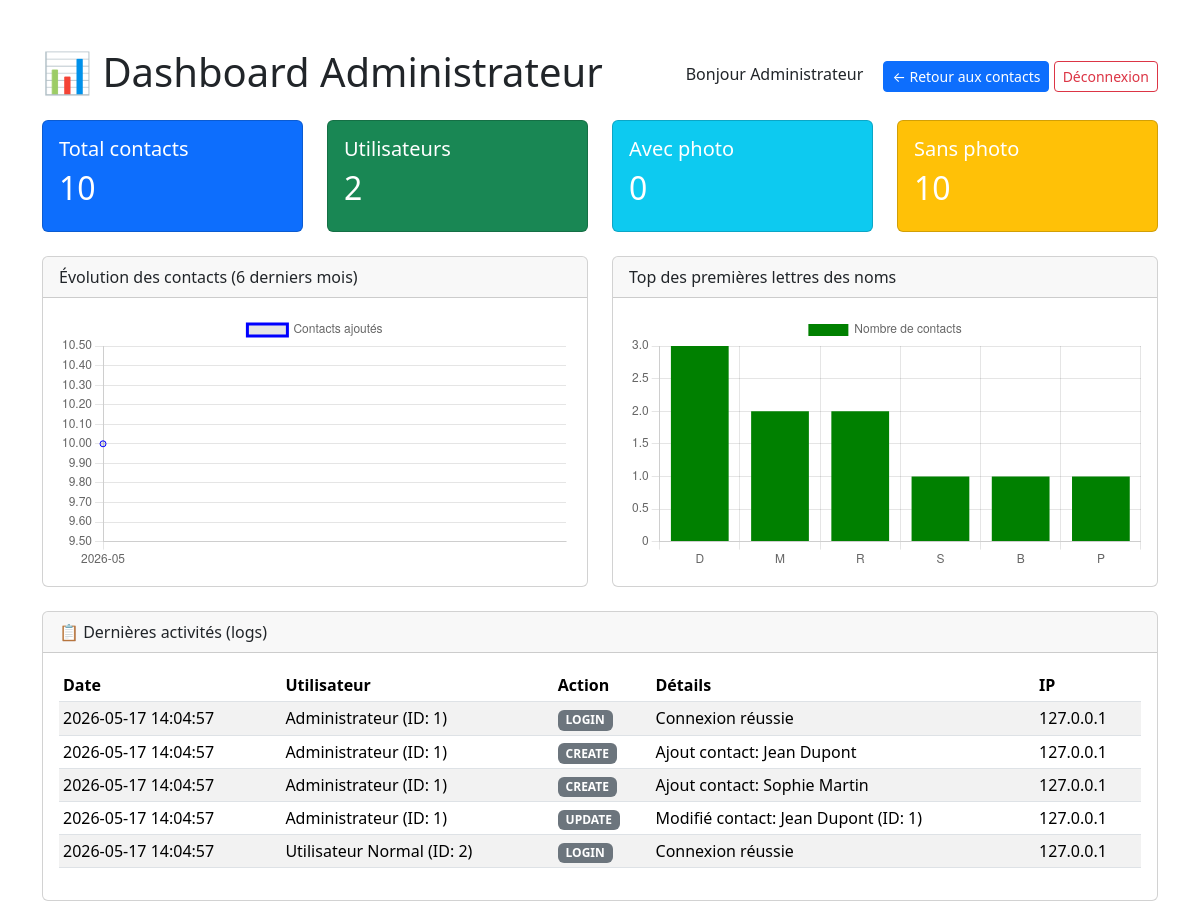
The app's page /index.php?action=dashboard (signed in) with its own data.
### tables this page shows
CREATE TABLE IF NOT EXISTS logs (
    id INT AUTO_INCREMENT PRIMARY KEY,
    user_id INT NOT NULL,
    user_nom VARCHAR(100) NOT NULL,
    action VARCHAR(50) NOT NULL,
    details TEXT,
    ip_address VARCHAR(45),
    created_at TIMESTAMP DEFAULT CURRENT_TIMESTAMP,
    FOREIGN KEY (user_id) REFERENCES users(id) ON DELETE CASCADE
);

### controllers/DashboardController.php (called while the page is built, shortened)
<?php
require_once __DIR__ . '/../controllers/AuthController.php';
require_once __DIR__ . '/../models/LogModel.php';
function dashboardIndex() {
    global $pdo;
    $stmt = $pdo->query("SELECT COUNT(*) as total FROM CARNET");
    $totalContacts = $stmt->fetch(PDO::FETCH_ASSOC)['total'];
    $stmt = $pdo->query("
        SELECT DATE_FORMAT(created_at, '%Y-%m') as mois, COUNT(*) as nombre
        FROM CARNET
        WHERE created_at IS NOT NULL
        GROUP BY mois
        ORDER BY mois DESC
        LIMIT 6
    ");
    $contactsParMois = $stmt->fetchAll(PDO::FETCH_ASSOC);
    $moisLabels = json_encode(array_column($contactsParMois, 'mois'));
    $moisData = json_encode(array_column($contactsParMois, 'nombre'));
    $stmt = $pdo->query("
        SELECT UPPER(SUBSTRING(nom, 1, 1)) as lettre, COUNT(*) as total
        FROM CARNET
        GROUP BY lettre
        ORDER BY total DESC
        LIMIT 10
    ");
    $topLettres = $stmt->fetchAll(PDO::FETCH_ASSOC);
    $lettresLabels = json_encode(array_column($topLettres, 'lettre'));
    $lettresData = json_encode(array_column($topLettres, 'total'));
    $recentLogs = getRecentLogs($pdo, 20);
    $stmt = $pdo->query("SELECT COUNT(*) as total FROM users");
    $totalUsers = $stmt->fetch(PDO::FETCH_ASSOC)['total'];
    $stmt = $pdo->query("SELECT COUNT(*) as total FROM CARNET WHERE photo IS NOT NULL AND photo != ''");
    $totalPhotos = $stmt->fetch(PDO::FETCH_ASSOC)['total'];
    include __DIR__ . '/../views/dashboard/index.php';
}
?>

### models/LogModel.php (called while the page is built, shortened)
<?php
function getRecentLogs($pdo, $limit = 20) {
    $stmt = $pdo->prepare("SELECT * FROM logs ORDER BY created_at DESC LIMIT ?");
    $stmt->bindValue(1, $limit, PDO::PARAM_INT);
    $stmt->execute();
    return $stmt->fetchAll(PDO::FETCH_ASSOC);
}
?>

### views/dashboard/index.php (the view, shortened to what this page needs)
<!DOCTYPE html>
<html lang="fr">
<head>
    <link href="https://cdn.jsdelivr.net/npm/bootstrap@5.3.8/dist/css/bootstrap.min.css" rel="stylesheet">
</head>
<body>
<div class="container mt-5">
    <div class="d-flex justify-content-between align-items-center mb-3">
        <h1>📊 Dashboard Administrateur</h1>
        <div>
            <span class="me-3">Bonjour <?= htmlspecialchars($_SESSION['user_nom']) ?></span>
            <a href="index.php?action=list" class="btn btn-primary btn-sm">← Retour aux contacts</a>
            <a href="index.php?action=logout" class="btn btn-outline-danger btn-sm">Déconnexion</a>
        </div>
    </div>
    <div class="row mb-4">
        <div class="col-md-3">
            <div class="card text-white bg-primary">
                <div class="card-body">
                    <h5 class="card-title">Total contacts</h5>
                    <h2><?= $totalContacts ?></h2>
                </div>
            </div>
        </div>
        <div class="col-md-3">
            <div class="card text-white bg-success">
                <div class="card-body">
                    <h5 class="card-title">Utilisateurs</h5>
                    <h2><?= $totalUsers ?></h2>
                </div>
            </div>
        </div>
        <div class="col-md-3">
            <div class="card text-white bg-info">
                <div class="card-body">
                    <h5 class="card-title">Avec photo</h5>
                    <h2><?= $totalPhotos ?></h2>
                </div>
            </div>
        </div>
        <div class="col-md-3">
            <div class="card text-white bg-warning">
                <div class="card-body">
                    <h5 class="card-title">Sans photo</h5>
                    <h2><?= $totalContacts - $totalPhotos ?></h2>
                </div>
            </div>
        </div>
    </div>
    <div class="row mb-4">
        <div class="col-md-6">
            <div class="card">
                <div class="card-header">Évolution des contacts (6 derniers mois)</div>
                <div class="card-body">
                    <canvas id="monthlyChart"></canvas>
                </div>
            </div>
        </div>
        <div class="col-md-6">
            <div class="card">
                <div class="card-header">Top des premières lettres des noms</div>
                <div class="card-body">
                    <canvas id="lettersChart"></canvas>
                </div>
            </div>
        </div>
    </div>
    <div class="card">
        <div class="card-header">📋 Dernières activités (logs)</div>
        <div class="card-body">
            <div class="table-responsive">
                <table class="table table-sm table-striped">
                    <thead>
                        <tr><th>Date</th><th>Utilisateur</th><th>Action</th><th>Détails</th><th>IP</th></tr>
                    </thead>
                    <tbody>
                        <?php foreach ($recentLogs as $log): ?>
                        <tr>
                            <td><?= htmlspecialchars($log['created_at']) ?></td>
                            <td><?= htmlspecialchars($log['user_nom']) ?> (ID: <?= $log['user_id'] ?>)</td>
                            <td><span class="badge bg-secondary"><?= htmlspecialchars($log['action']) ?></span></td>
                            <td><?= htmlspecialchars($log['details'] ?? '-') ?></td>
                            <td><?= htmlspecialchars($log['ip_address']) ?></td>
                        </tr>
                        <?php endforeach; ?>
                    </tbody>
                </table>
            </div>
        </div>
    </div>
</div>
<script>
    const ctx1 = document.getElementById('monthlyChart').getContext('2d');
    new Chart(ctx1, {
        type: 'line',
        data: {
            labels: <?= $moisLabels ?: '[]' ?>,
            datasets: [{
                label: 'Contacts ajoutés',
                data: <?= $moisData ?: '[]' ?>,
                borderColor: 'blue',
                fill: false
            }]
        }
    });
    const ctx2 = document.getElementById('lettersChart').getContext('2d');
    new Chart(ctx2, {
        type: 'bar',
        data: {
            labels: <?= $lettresLabels ?: '[]' ?>,
            datasets: [{
                label: 'Nombre de contacts',
                data: <?= $lettresData ?: '[]' ?>,
                backgroundColor: 'green'
            }]
        }
    });
</script>
</body>
</html>

### records on screen
logs: created_at "2026-05-17 14:04:57", user_nom "Administrateur", user "1", action "LOGIN", details "Connexion réussie", ip_address "127.0.0.1"
logs: created_at "2026-05-17 14:04:57", user_nom "Administrateur", user "1", action "CREATE", details "Ajout contact: Jean Dupont", ip_address "127.0.0.1"
logs: created_at "2026-05-17 14:04:57", user_nom "Administrateur", user "1", action "CREATE", details "Ajout contact: Sophie Martin", ip_address "127.0.0.1"
logs: created_at "2026-05-17 14:04:57", user_nom "Administrateur", user "1", action "UPDATE", details "Modifié contact: Jean Dupont (ID: 1)", ip_address "127.0.0.1"
logs: created_at "2026-05-17 14:04:57", user_nom "Utilisateur Normal", user "2", action "LOGIN", details "Connexion réussie", ip_address "127.0.0.1"

### other values on screen
$_SESSION['user_nom'] "Administrateur"
$totalContacts "10"
$totalUsers "2"
$totalPhotos "0"
$totalContacts - $totalPhotos "10"
chart data {{ $moisLabels ?: '[]' }} ["2026-05"]
chart data {{ $moisData ?: '[]' }} [10]
chart data {{ $lettresLabels ?: '[]' }} ["D","M","R","S","B","P"]
chart data {{ $lettresData ?: '[]' }} [3,2,2,1,1,1]
